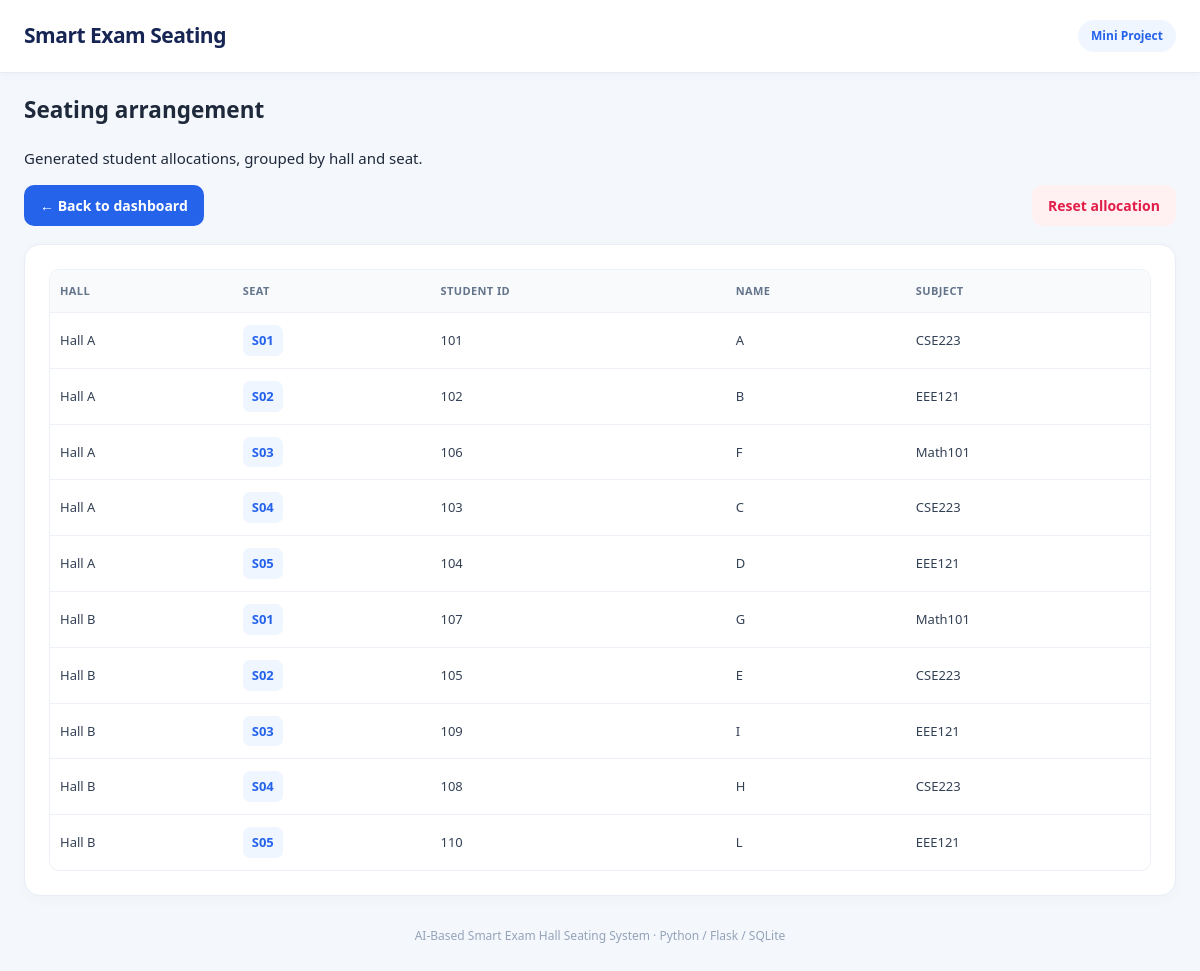
The app's page /results with its own data.
### tables this page shows
CREATE TABLE allocations (
            id INTEGER PRIMARY KEY AUTOINCREMENT,
            student_id INTEGER NOT NULL,
            hall_id INTEGER NOT NULL,
            seat_no INTEGER NOT NULL,
            FOREIGN KEY(student_id) REFERENCES students(id),
            FOREIGN KEY(hall_id) REFERENCES halls(id),
            UNIQUE(student_id),
            UNIQUE(hall_id, seat_no)
        );

CREATE TABLE halls (
            id INTEGER PRIMARY KEY AUTOINCREMENT,
            name TEXT UNIQUE NOT NULL,
            capacity INTEGER NOT NULL CHECK(capacity > 0)
        );

CREATE TABLE students (
            id INTEGER PRIMARY KEY AUTOINCREMENT,
            student_no TEXT UNIQUE NOT NULL,
            name TEXT NOT NULL,
            subject TEXT NOT NULL
        );

### app.py (the view)
@app.route("/results")
def results():
    with get_db() as db:
        rows = db.execute("""
            SELECT s.student_no,s.name,s.subject,h.name AS hall_name,a.seat_no
            FROM allocations a JOIN students s ON s.id=a.student_id
            JOIN halls h ON h.id=a.hall_id
            ORDER BY h.name,a.seat_no
        """).fetchall()
    return render_template("results.html", rows=rows)

### app.py (called while the page is built)
def get_db():
    conn = sqlite3.connect(DB_PATH)
    conn.row_factory = sqlite3.Row
    return conn

### templates/results.html
{% extends "base.html" %}
{% block content %}
<section class="intro"><h1>Seating arrangement</h1><p>Generated student allocations, grouped by hall and seat.</p></section>
<div class="toolbar"><a class="button secondary" href="/">← Back to dashboard</a><form action="/reset" method="post"><button class="danger" type="submit">Reset allocation</button></form></div>
<section class="panel">
{% if rows %}<div class="table-wrap"><table><thead><tr><th>Hall</th><th>Seat</th><th>Student ID</th><th>Name</th><th>Subject</th></tr></thead><tbody>
{% for r in rows %}<tr><td>{{ r.hall_name }}</td><td><span class="seat">S{{ "%02d"|format(r.seat_no) }}</span></td><td>{{ r.student_no }}</td><td>{{ r.name }}</td><td><span class="subject">{{ r.subject }}</span></td></tr>{% endfor %}
</tbody></table></div>{% else %}<p>No allocation yet. Go back and generate a seating plan.</p>{% endif %}
</section>
{% endblock %}

### static/style.css (style rules this page uses)
* { box-sizing: border-box; }
body { margin: 0; background: #f4f7fc; color: #1e293b; font: 15px/1.6 system-ui, -apple-system, BlinkMacSystemFont, "Segoe UI", Arial, sans-serif; }
.panel { background: #ffffff; border: 1px solid #e8edf5; border-radius: 16px; padding: 24px; box-shadow: 0 4px 15px rgba(15, 23, 42, 0.025); }
button, .button { border: none; border-radius: 10px; padding: 11px 16px; background: #2563eb; color: #ffffff; font: 650 14px system-ui, sans-serif; cursor: pointer; text-decoration: none; display: inline-block; transition: all 0.2s ease; }
.table-wrap { overflow-x: auto; border: 1px solid #edf1f7; border-radius: 10px; }
table { border-collapse: collapse; width: 100%; font-size: 13px; }
th, td { text-align: left; padding: 12px 10px; border-bottom: 1px solid #edf1f7; white-space: nowrap; }
th { color: #64748b; font-weight: 700; background: #f8fafc; font-size: 11px; text-transform: uppercase; letter-spacing: 0.4px; }
td { color: #334155; }
tbody tr:last-child td { border-bottom: none; }
.danger { background: #fff1f2; color: #e11d48; }
.toolbar { display: flex; justify-content: space-between; align-items: center; margin-bottom: 18px; gap: 15px; }
.toolbar form { margin: 0; }
.seat { display: inline-block; background: #eff6ff; color: #2563eb; border-radius: 7px; padding: 5px 9px; font-weight: 700; }

### records on screen
allocations: hall_name "Hall A", seat_no "01", student_no "101", name "A", subject "CSE223"
allocations: hall_name "Hall A", seat_no "02", student_no "102", name "B", subject "EEE121"
allocations: hall_name "Hall A", seat_no "03", student_no "106", name "F", subject "Math101"
allocations: hall_name "Hall A", seat_no "04", student_no "103", name "C", subject "CSE223"
allocations: hall_name "Hall A", seat_no "05", student_no "104", name "D", subject "EEE121"
allocations: hall_name "Hall B", seat_no "01", student_no "107", name "G", subject "Math101"
allocations: hall_name "Hall B", seat_no "02", student_no "105", name "E", subject "CSE223"
allocations: hall_name "Hall B", seat_no "03", student_no "109", name "I", subject "EEE121"
allocations: hall_name "Hall B", seat_no "04", student_no "108", name "H", subject "CSE223"
allocations: hall_name "Hall B", seat_no "05", student_no "110", name "L", subject "EEE121"
